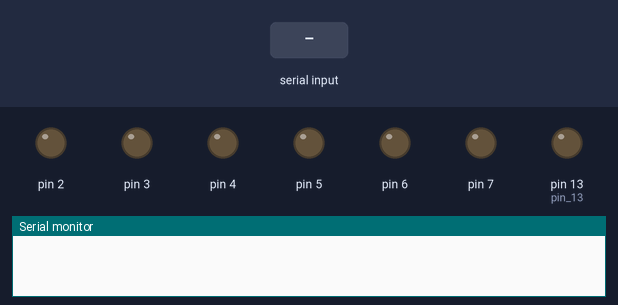
Bench run of a sketch on a simulated Arduino Uno, built with avr-gcc and run on an emulated ATmega328P. On the bench: output pins drawn as LEDs (lit = HIGH), the last lines printed to the serial monitor. The inputs (shaded band) are chosen by the test bench. Pins used as bus, display or sensor lines are not drawn.

Above: at 1.2 s.
1.3 s: "5\n" received over Serial
At 2.2 s:
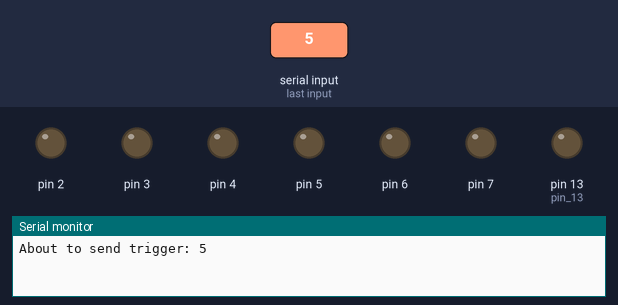
2.8 s: byte 10 ('\n') received over Serial
At 3.3 s:
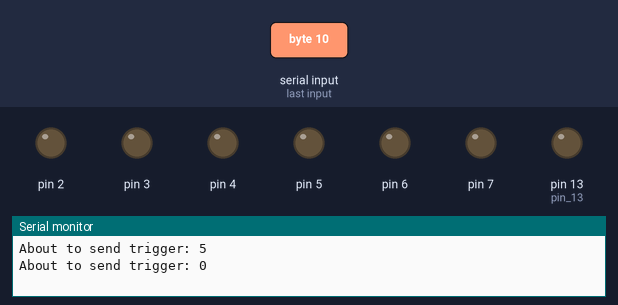
4.3 s: "90\n" received over Serial
At 5.5 s:
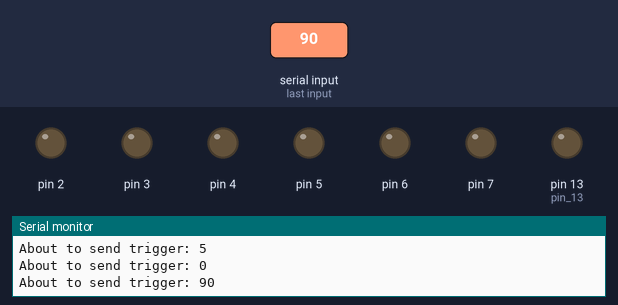
5.8 s: "200\n" received over Serial
At 6.9 s:
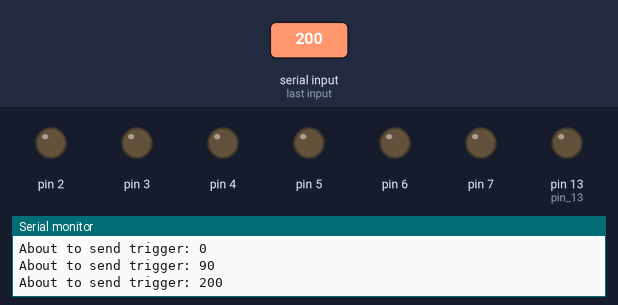
Timing chart, 0 to 8.3 s (numbered marks = the images above; inputs shaded):
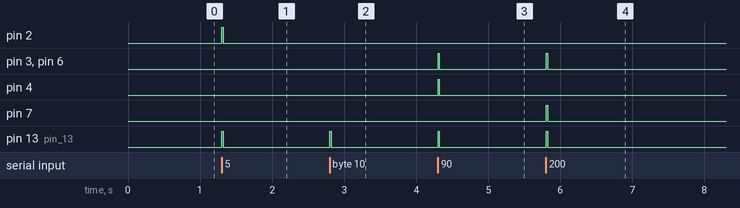

Measured:
- after the input at 1.3 s, pin 2, pin 13 (pin_13): LOW → HIGH at once, → LOW 0.02 s later
- after the input at 2.8 s, pin 13 (pin_13): LOW → HIGH at once, → LOW 0.02 s later
- after the input at 4.3 s, pin 3, pin 4, pin 6, pin 13 (pin_13): LOW → HIGH at once, → LOW 0.02 s later
- after the input at 5.8 s, pin 3, pin 6, pin 7, pin 13 (pin_13): LOW → HIGH at once, → LOW 0.02 s later

The sketch:

nk_trigger.ino
```cpp
//====================================================================
//====================================================================
// DEFAULT PARAMETERS:

// Default analog output when no triggers are happening.
const int defaultOuptut = 0;

// Default Trigger width in milliseconds.
int triggerWidth = 20;

//====================================================================
//====================================================================

const int pin_13 = 13;              // LED to indicate trigger sent.
bool newCommandAvailable = false;   // Gloabl flag to track commands.
String commandString = "";          // Buffer to store new commands.

//====================================================================
/*Setup outputs and their initial values;*/
void setup() {
  pinMode(pin_13, OUTPUT);
  Serial.begin(9600);
  while (!Serial); // wait for serial port to connect. Needed for native USB port only
  DDRD = B11111111;
  PORTD = defaultOuptut;
  commandString.reserve(10);
}

//====================================================================
/*Wait for command and, when availbale, parse it.*/
void loop() {
  if (newCommandAvailable) {
    processCommand();
    readyForNextCommand();
  }
}

//====================================================================
/*Parse command in global var 'commandString' and acts upon it.*/
void processCommand()
{
  int commandValue = 0;
  int commandLength = commandString.length();

  /*We read commands back to front.*/
  for(int i = commandLength - 1; i >= 0; i--)
  {
    char charI = commandString.charAt(i);

    /*If we have a number, add it to result accounting for magintude.*/
    if(isDigit(charI))
    {
      commandValue += (charI - '0') * toThePowerOf(10, (commandLength - 1) - i);
    }

    /*If we have a 'w', adjust trigger width.*/
    else if(charI == 'w')
    {
      triggerWidth = commandValue;
      return;
    }

    /*If anything else shows up, give up and return early.*/
    else
    {
      return;
    }

//    Serial.print("charI: ");
//    Serial.println(charI);
//    Serial.print("i: ");
//    Serial.println(i);
//    Serial.print("commandValue: ");
//    Serial.println(commandValue);
//    Serial.print("commandLength: ");
//    Serial.println(commandLength);
//    Serial.println("****************************");
  }

  /*We get her if we did not adjust width or return early.*/
  Serial.print("\nAbout to send trigger: ");
  Serial.println(commandValue);

  sendTrigger(commandValue);
}

//====================================================================
/*Output 'heightValue' for 'triggerWidth' milliseconds.*/
void sendTrigger(int heightValue)
{
  PORTD = heightValue;
  digitalWrite(pin_13, HIGH);
  delay(triggerWidth);
  PORTD = defaultOuptut;
  digitalWrite(pin_13, LOW);
}

//====================================================================
/*Resets the command global variables.*/
void readyForNextCommand()
{
  commandString = "";
  newCommandAvailable = false;
}

//====================================================================
/*Reads from serial port to'commandString', with delimiter '\n'.*/
void serialEvent()
{
  while (Serial.available()) {
    char inChar = (char)Serial.read();
    if (inChar == '\n') /*We never send '\n' to 'commandString'.*/
    {
      newCommandAvailable = true;
      return;
    }
    commandString += inChar;
  }
}

//====================================================================
/*Integer version of pow standard function.*/
int toThePowerOf(int a, int b) {
  int cumulative = 1;
  for (int i = 0; i < b; i++) {
    cumulative = cumulative * a;
  }
  return cumulative;
}
```
